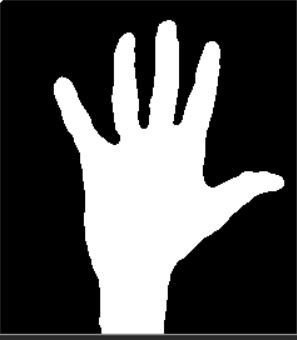
#> input picture open_cv_ex/hand_gesture_images/up.JPG, 297 x 340 px, found by its file name
$ python 'hand gesture plots.py'
#> lines starting #> are read from the running program, lines starting #| are printed output that depends on the picture
import numpy as np
import matplotlib.pyplot as plt
import cv2 as cv

up = cv.imread('up.JPG', cv.IMREAD_GRAYSCALE)
#> up is the input picture: shape (340, 297); min 0, max 255, mean 80
down = cv.imread('down.JPG', cv.IMREAD_GRAYSCALE)
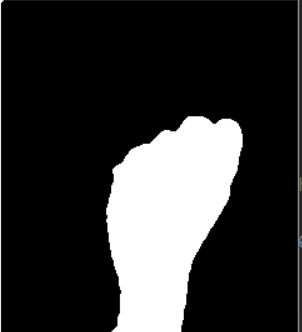
#> input picture open_cv_ex/hand_gesture_images/down.JPG, 302 x 332 px, found by its file name
#> down: shape (332, 302); min 0, max 255, mean 51.6
left = cv.imread('left.JPG', cv.IMREAD_GRAYSCALE)
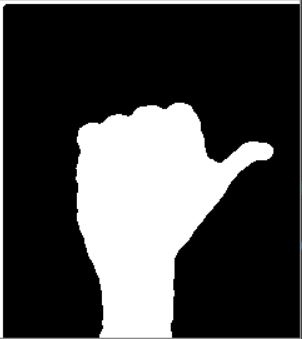
#> input picture open_cv_ex/hand_gesture_images/left.JPG, 302 x 339 px, found by its file name
#> left: shape (339, 302); min 0, max 255, mean 70
right = cv.imread('right.JPG', cv.IMREAD_GRAYSCALE)
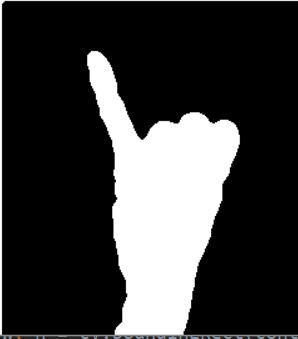
#> input picture open_cv_ex/hand_gesture_images/right.JPG, 298 x 339 px, found by its file name
#> right: shape (339, 298); min 0, max 255, mean 59.2
up_color = cv.imread('up_color.JPG', cv.IMREAD_COLOR)
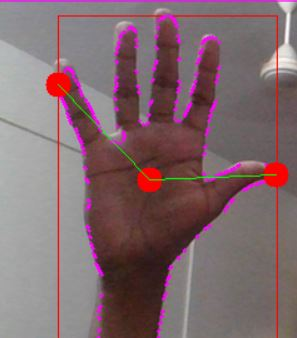
#> input picture open_cv_ex/hand_gesture_images/up_color.JPG, 297 x 338 px, found by its file name
#> up_color is the input picture: shape (338, 297, 3); mean B, G, R 109.4, 104.3, 128.6
down_color = cv.imread('down_color.JPG', cv.IMREAD_COLOR)
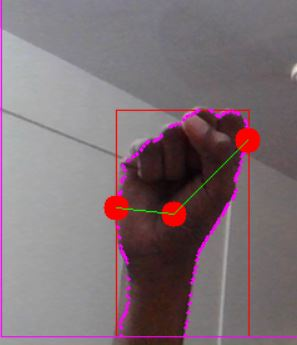
#> input picture open_cv_ex/hand_gesture_images/down_color.JPG, 297 x 345 px, found by its file name
#> down_color is the input picture: shape (345, 297, 3); mean B, G, R 116.6, 111.1, 126.7
left_color = cv.imread('left_color.JPG', cv.IMREAD_COLOR)
right_color = cv.imread('right_color.JPG', cv.IMREAD_COLOR)

titles = ['up', 'down', 'left', 'right', 'up color', 'down color', 'left color', 'right color']

plot = [up, down, left, right, up_color, down_color, left_color, right_color]


for i in range(8):
#> (the run stopped early here; a loop or call above may not have finished)
